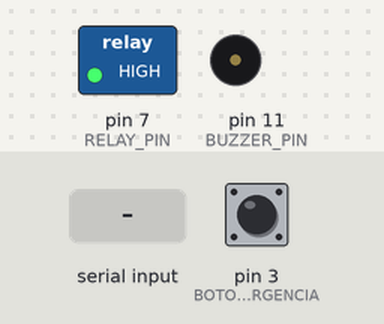
Bench run of a sketch on a simulated Arduino Uno, built with avr-gcc and run on an emulated ATmega328P. On the bench: switched loads named in the sketch (green lamp = pin HIGH), buzzer (waves = sounding, pin HIGH). The inputs (shaded band) are chosen by the test bench; at power-on: pin 3 (BOTON_EMERGENCIA) HIGH. What the sketch prints to the serial monitor is not drawn.

Above: at 2.5 s.
2.6 s: "ON\n" received over Serial
At 3.5 s:
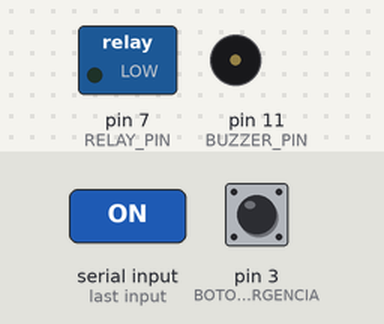
4.5 s: "OFF\n" received over Serial
At 5.8 s:
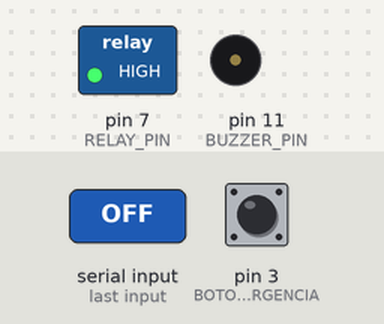
6.1 s: "PUMP_ON\n" received over Serial
At 6.48 s:
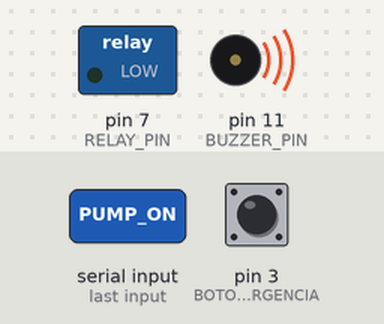
Timing chart, 0 to 9.1 s (numbered marks = the images above; inputs shaded):
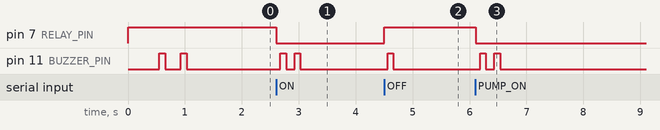

Measured:
- after the input at 2.6 s, pin 7 (RELAY_PIN): HIGH → LOW at once; pin 11 (BUZZER_PIN): alternates HIGH for 0.10 s and LOW for 0.15 s, 4 changes in all, then stays LOW, starting after 0.08 s
- after the input at 4.5 s, pin 7 (RELAY_PIN): LOW → HIGH at once; pin 11 (BUZZER_PIN): LOW → HIGH after 0.06 s, → LOW 0.10 s later
- after the input at 6.1 s, pin 7 (RELAY_PIN): HIGH → LOW at once; pin 11 (BUZZER_PIN): alternates HIGH for 0.10 s and LOW for 0.15 s, 4 changes in all, then stays LOW, starting after 0.09 s

The sketch:

BOMBA.Ino
```cpp
// ARDUINO BOMBA - Sistema Riego v2.2 SUPER CORREGIDO
// CORRECCIONES: Estado inicial OFF, botón emergencia funcional, control correcto
// Pin 7 = IN1 del relay, Pin 3 = botón emergencia

// ===== CONFIGURACIÓN DE PINES =====
#define RELAY_PIN 7        // Pin IN1 del relay para la bomba
#define BOTON_EMERGENCIA 3 // Botón físico para EMERGENCIA (solo apagar)
#define BUZZER_PIN 11      // Buzzer para confirmación

// ===== CONFIGURACIÓN RELAY =====
// Configuración para relay típico (activo en LOW)
const bool RELAY_ACTIVE_HIGH = false;

// ===== VARIABLES DE CONTROL =====
bool bombaActiva = false;           // Estado de la bomba
bool botonAnterior = HIGH;          // Estado anterior del botón
unsigned long ultimoDebounce = 0;   // Control debounce
const unsigned long DEBOUNCE_DELAY = 50; // 50ms debounce

// Control de tiempos
unsigned long tiempoInicioBomba = 0;
const unsigned long TIEMPO_MAXIMO = 300000; // 5 minutos máximo
unsigned long ultimoEnvioEstado = 0;

// Estadísticas
int vecesActivada = 0;
int vecesEmergencia = 0;
unsigned long tiempoTotalFuncionamiento = 0;

void setup() {
    Serial.begin(9600);

    // Configurar pines
    pinMode(RELAY_PIN, OUTPUT);
    pinMode(BOTON_EMERGENCIA, INPUT_PULLUP);  // Con resistencia pull-up interna
    pinMode(BUZZER_PIN, OUTPUT);

    // CRÍTICO: ESTADO INICIAL SEGURO - BOMBA SIEMPRE OFF
    forzarBombaOFF();
    bombaActiva = false;

    Serial.println(F("╔══════════════════════════════════╗"));
    Serial.println(F("║  ARDUINO BOMBA v2.2 CORREGIDO   ║"));
    Serial.println(F("║    INICIO SEGURO - BOMBA OFF     ║"));
    Serial.println(F("╚══════════════════════════════════╝"));
    Serial.println();

    // Test inicial del sistema
    testInicial();

    Serial.println(F("✅ Sistema listo"));
    Serial.println(F("📱 Comandos disponibles:"));
    Serial.println(F("   ON  / PUMP_ON    - Encender bomba"));
    Serial.println(F("   OFF / PUMP_OFF   - Apagar bomba"));
    Serial.println(F("   STATUS           - Ver estado"));
    Serial.println(F("   TEST             - Probar relay"));
    Serial.println(F("🚨 Botón emergencia: Pin 3 (SOLO APAGAR)"));
    Serial.println(F("💡 Pin relay IN1: Pin 7"));
    Serial.println(F("====================================="));

    // Confirmación sonora - 1 beep = listo
    beep(1);

    mostrarStatus();
}

void loop() {
    // 1. ALTA PRIORIDAD: Monitorear botón de emergencia
    verificarBotonEmergencia();

    // 2. Verificar tiempo máximo de funcionamiento
    verificarTiempoMaximo();

    // 3. Procesar comandos serie
    if (Serial.available()) {
        procesarComando();
    }

    // 4. Enviar estado cada 5 segundos
    if (millis() - ultimoEnvioEstado >= 5000) {
        enviarEstado();
        ultimoEnvioEstado = millis();
    }

    delay(10); // Reducido para respuesta rápida del botón
}

// ===== FUNCIÓN CRÍTICA: FORZAR BOMBA OFF =====
void forzarBombaOFF() {
    if (RELAY_ACTIVE_HIGH) {
        digitalWrite(RELAY_PIN, LOW);   // OFF para relay normal
    } else {
        digitalWrite(RELAY_PIN, HIGH);  // OFF para relay invertido
    }

    Serial.println(F("🛑 BOMBA FORZADA A OFF (seguridad)"));
    Serial.print(F("🔧 Pin IN1 ("));
    Serial.print(RELAY_PIN);
    Serial.print(F("): "));
    Serial.println(digitalRead(RELAY_PIN) ? F("HIGH") : F("LOW"));
}

// ===== BOTÓN DE EMERGENCIA MEJORADO =====
void verificarBotonEmergencia() {
    bool estadoActual = digitalRead(BOTON_EMERGENCIA);

    // Detectar cambio de estado del botón
    if (estadoActual != botonAnterior) {
        ultimoDebounce = millis();
    }

    // Verificar que haya pasado el tiempo de debounce
    if ((millis() - ultimoDebounce) > DEBOUNCE_DELAY) {
        // Detectar presión del botón (flanco descendente)
        if (botonAnterior == HIGH && estadoActual == LOW) {
            // EMERGENCIA: Solo puede APAGAR la bomba
            if (bombaActiva) {
                Serial.println(F("🚨 ¡BOTÓN EMERGENCIA PRESIONADO!"));
                Serial.println(F("🛑 APAGANDO BOMBA INMEDIATAMENTE"));

                apagarBomba();
                vecesEmergencia++;

                // Alarma de emergencia (3 beeps rápidos)
                beep(3);

                Serial.print(F("📊 Paradas de emergencia totales: "));
                Serial.println(vecesEmergencia);
            } else {
                Serial.println(F("🚨 Botón emergencia presionado"));
                Serial.println(F("💡 Bomba ya está apagada"));
                beep(1); // Un beep de confirmación
            }
        }
    }

    botonAnterior = estadoActual;
}

// ===== FUNCIONES DE CONTROL DE BOMBA =====
void encenderBomba() {
    if (!bombaActiva) {
        bombaActiva = true;
        tiempoInicioBomba = millis();
        vecesActivada++;

        // Activar relay
        if (RELAY_ACTIVE_HIGH) {
            digitalWrite(RELAY_PIN, HIGH);
        } else {
            digitalWrite(RELAY_PIN, LOW);
        }

        Serial.println(F("✅ BOMBA ENCENDIDA"));
        Serial.print(F("🔄 Activación #"));
        Serial.println(vecesActivada);
        Serial.print(F("🔧 Relay IN1 activado: "));
        Serial.println(digitalRead(RELAY_PIN) ? F("HIGH") : F("LOW"));
        Serial.println(F("⏱️ Tiempo máximo: 5 minutos"));

        beep(2); // Dos beeps = encendido
    } else {
        Serial.println(F("⚠️ Bomba ya está encendida"));
    }
}

void apagarBomba() {
    if (bombaActiva) {
        // Calcular tiempo de funcionamiento
        unsigned long tiempoFuncionamiento = millis() - tiempoInicioBomba;
        tiempoTotalFuncionamiento += tiempoFuncionamiento;

        bombaActiva = false;

        // Desactivar relay
        if (RELAY_ACTIVE_HIGH) {
            digitalWrite(RELAY_PIN, LOW);
        } else {
            digitalWrite(RELAY_PIN, HIGH);
        }

        Serial.println(F("🛑 BOMBA APAGADA"));
        Serial.print(F("⏱️ Funcionó por: "));
        Serial.print(tiempoFuncionamiento / 1000);
        Serial.println(F(" segundos"));
        Serial.print(F("🔧 Relay IN1 desactivado: "));
        Serial.println(digitalRead(RELAY_PIN) ? F("HIGH") : F("LOW"));

        beep(1); // Un beep = apagado
    } else {
        Serial.println(F("⚠️ Bomba ya está apagada"));
    }
}

// ===== VERIFICAR TIEMPO MÁXIMO =====
void verificarTiempoMaximo() {
    if (bombaActiva && (millis() - tiempoInicioBomba >= TIEMPO_MAXIMO)) {
        Serial.println(F("⚠️ PROTECCIÓN: Tiempo máximo alcanzado (5 min)"));
        Serial.println(F("🛑 Apagando automáticamente..."));

        apagarBomba();

        // Alarma de protección (5 beeps)
        beep(5);
    }
}

// ===== PROCESAR COMANDOS SERIE =====
void procesarComando() {
    String comando = Serial.readStringUntil('\n');
    comando.trim();
    comando.toUpperCase();

    Serial.print(F("📨 Comando recibido: '"));
    Serial.print(comando);
    Serial.println(F("'"));

    if (comando == "ON" || comando == "PUMP_ON") {
        encenderBomba();
    }
    else if (comando == "OFF" || comando == "PUMP_OFF") {
        apagarBomba();
    }
    else if (comando == "STATUS") {
        mostrarStatus();
    }
    else if (comando == "TEST") {
        testRelay();
    }
    else if (comando == "RESET") {
        // Reset estadísticas
        vecesActivada = 0;
        vecesEmergencia = 0;
        tiempoTotalFuncionamiento = 0;
        Serial.println(F("🔄 Estadísticas reseteadas"));
    }
    else if (comando.length() > 0) {
        Serial.print(F("❓ Comando desconocido: '"));
        Serial.print(comando);
        Serial.println(F("'"));
        Serial.println(F("💡 Comandos: ON, OFF, STATUS, TEST, RESET"));
    }
}

// ===== ENVIAR ESTADO (JSON para web app) =====
void enviarEstado() {
    Serial.print(F("{\"pump_active\":"));
    Serial.print(bombaActiva ? F("true") : F("false"));
    Serial.print(F(",\"activations\":"));
    Serial.print(vecesActivada);
    Serial.print(F(",\"emergencies\":"));
    Serial.print(vecesEmergencia);
    Serial.print(F(",\"total_time\":"));
    Serial.print(tiempoTotalFuncionamiento / 1000);

    if (bombaActiva) {
        Serial.print(F(",\"current_time\":"));
        Serial.print((millis() - tiempoInicioBomba) / 1000);
        Serial.print(F(",\"time_left\":"));
        Serial.print((TIEMPO_MAXIMO - (millis() - tiempoInicioBomba)) / 1000);
    }

    Serial.println(F("}"));
}

// ===== MOSTRAR STATUS COMPLETO =====
void mostrarStatus() {
    Serial.println(F("╔═══════════ ESTADO BOMBA ═══════════╗"));
    Serial.print(F("║ Estado actual: "));
    if (bombaActiva) {
        Serial.println(F("ENCENDIDA ✅"));
    } else {
        Serial.println(F("APAGADA ❌"));
    }

    Serial.print(F("║ Pin relay IN1 ("));
    Serial.print(RELAY_PIN);
    Serial.print(F("): "));
    Serial.println(digitalRead(RELAY_PIN) ? F("HIGH") : F("LOW"));

    Serial.print(F("║ Activaciones totales: "));
    Serial.println(vecesActivada);

    Serial.print(F("║ Paradas emergencia: "));
    Serial.println(vecesEmergencia);

    Serial.print(F("║ Tiempo total funcionamiento: "));
    Serial.print(tiempoTotalFuncionamiento / 1000);
    Serial.println(F(" seg"));

    if (bombaActiva) {
        unsigned long tiempoActual = millis() - tiempoInicioBomba;
        Serial.print(F("║ Tiempo funcionando: "));
        Serial.print(tiempoActual / 1000);
        Serial.println(F(" seg"));

        unsigned long tiempoRestante = TIEMPO_MAXIMO - tiempoActual;
        Serial.print(F("║ Tiempo restante: "));
        Serial.print(tiempoRestante / 1000);
        Serial.println(F(" seg"));
    }

    Serial.print(F("║ Botón emergencia ("));
    Serial.print(BOTON_EMERGENCIA);
    Serial.print(F("): "));
    Serial.println(digitalRead(BOTON_EMERGENCIA) ? F("NO presionado") : F("PRESIONADO"));

    Serial.println(F("╚════════════════════════════════════╝"));
}

// ===== TEST INICIAL DEL SISTEMA =====
void testInicial() {
    Serial.println(F("🔧 TEST INICIAL DEL SISTEMA"));

    // Test del relay
    Serial.println(F("1️⃣ Probando relay..."));
    Serial.print(F("   Configuración: "));
    Serial.println(RELAY_ACTIVE_HIGH ? F("ACTIVE HIGH") : F("ACTIVE LOW"));
    Serial.print(F("   Pin IN1 inicial: "));
    Serial.println(digitalRead(RELAY_PIN) ? F("HIGH") : F("LOW"));

    // Test del botón
    Serial.println(F("2️⃣ Probando botón emergencia..."));
    Serial.print(F("   Estado botón pin "));
    Serial.print(BOTON_EMERGENCIA);
    Serial.print(F(": "));
    Serial.println(digitalRead(BOTON_EMERGENCIA) ? F("HIGH (no presionado)") : F("LOW (presionado)"));

    // Test del buzzer
    Serial.println(F("3️⃣ Probando buzzer..."));
    beep(1);

    Serial.println(F("✅ Test inicial completado"));
    Serial.println();
}

// ===== TEST COMPLETO DEL RELAY =====
void testRelay() {
    Serial.println(F("🔧 INICIANDO PRUEBA COMPLETA DEL RELAY"));

    bool estadoOriginal = bombaActiva;

    // Si la bomba estaba encendida, avisamos que la vamos a usar para test
    if (bombaActiva) {
        Serial.println(F("⚠️ Bomba está activa - será incluida en el test"));
    }

    Serial.println(F(""));
    Serial.println(F("1️⃣ Estado OFF (seguro)"));
    forzarBombaOFF();
    Serial.print(F("   Pin IN1: "));
    Serial.println(digitalRead(RELAY_PIN) ? F("HIGH") : F("LOW"));
    delay(2000);

    Serial.println(F("2️⃣ Estado ON (3 segundos)"));
    if (RELAY_ACTIVE_HIGH) {
        digitalWrite(RELAY_PIN, HIGH);
    } else {
        digitalWrite(RELAY_PIN, LOW);
    }
    Serial.print(F("   Pin IN1: "));
    Serial.println(digitalRead(RELAY_PIN) ? F("HIGH") : F("LOW"));
    Serial.println(F("   👂 Escucha el 'click' del relay"));
    Serial.println(F("   👀 Observa si la bomba funciona"));
    delay(3000);

    Serial.println(F("3️⃣ Regresando a OFF"));
    forzarBombaOFF();
    Serial.print(F("   Pin IN1: "));
    Serial.println(digitalRead(RELAY_PIN) ? F("HIGH") : F("LOW"));

    // Restaurar estado original
    if (estadoOriginal) {
        Serial.println(F("🔄 Restaurando estado original..."));
        encenderBomba();
    }

    Serial.println(F(""));
    Serial.println(F("✅ PRUEBA COMPLETADA"));
    Serial.println(F("🔍 Si no funcionó:"));
    Serial.println(F("   • Verifica conexiones IN1 → Pin 7"));
    Serial.println(F("   • Verifica alimentación del relay"));
    Serial.println(F("   • Verifica conexiones de la bomba"));
    Serial.println(F(""));
}

// ===== FUNCIÓN BUZZER =====
void beep(int cantidad) {
    for (int i = 0; i < cantidad; i++) {
        digitalWrite(BUZZER_PIN, HIGH);
        delay(100);
        digitalWrite(BUZZER_PIN, LOW);
        if (i < cantidad - 1) delay(150); // Pausa entre beeps
    }
}
```
